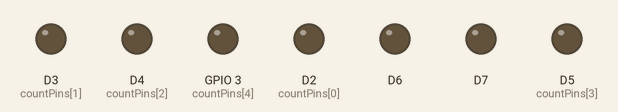
Simulated run of this sketch. Board: ESP8266 (NodeMCU). Shown: output pins drawn as LEDs (lit = HIGH). What the sketch prints to the serial monitor is not drawn.

Above: at 0.1 s.
At 10.1 s:
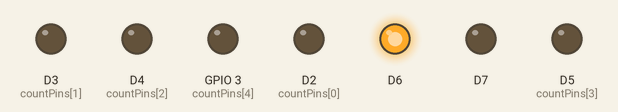
At 16.1 s:
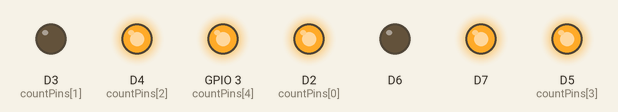
At 24.1 s:
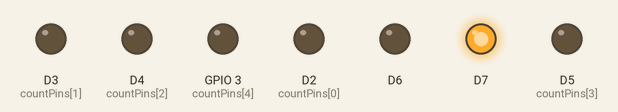
At 30.1 s:
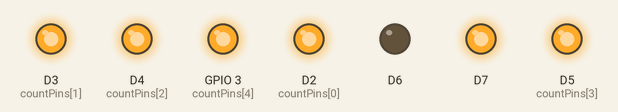
At 37.1 s:
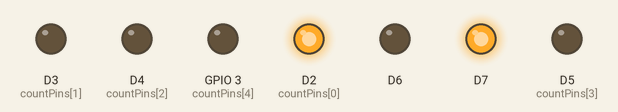
Timing chart, 0 to 40.0 s (numbered marks = the images above):
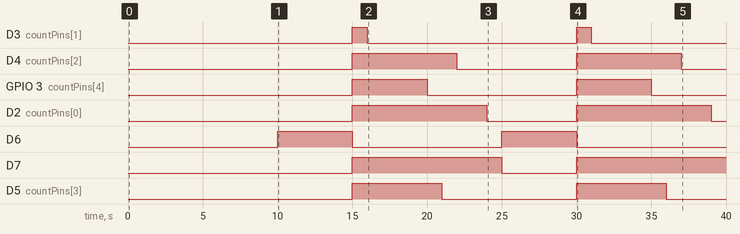

The sketch:

traffic_prototype_code.ino
```cpp
#include <SPI.h>
#include <MFRC522.h>
#include <Thread.h>
#include <ThreadController.h>


#define RED_LIGHT D12
#define GREEN_LIGHT D11


int countPins[5] = {D2,D3,D4,D5,D9};

unsigned long previousTime = millis();
unsigned long countSecondsPrevious = millis();
int count =10;

bool red_light_status = LOW;
bool green_light_status = HIGH;


void setup() {
  Serial.begin(115200);

  pinMode(RED_LIGHT, OUTPUT);
  pinMode(GREEN_LIGHT, OUTPUT);
  for (int i=0; i<5; i++){
    pinMode(countPins[i], OUTPUT);
  }
}


void loop() {
  unsigned long currentTime = millis();

  // 빨간불에서 -> 초록불
  if (red_light_status == HIGH && count == 0){
    Serial.println("red Off");
    red_light_status = LOW;
    green_light_status = HIGH;
    digitalWrite(RED_LIGHT, red_light_status);
    digitalWrite(GREEN_LIGHT, green_light_status);
    for (int i=0; i<5; i++){
      digitalWrite(countPins[i], green_light_status);
    }
    previousTime = currentTime;
    countSecondsPrevious = currentTime;
    count=10;
  }

  // 초록불에서 -> 빨간불
  if (red_light_status == LOW && count == 0){
    Serial.println("green Off");
    red_light_status = HIGH;
    green_light_status = LOW;
    digitalWrite(RED_LIGHT, red_light_status);
    digitalWrite(GREEN_LIGHT, green_light_status);
    for (int i=0; i<5; i++){
      digitalWrite(countPins[i], green_light_status);
    }
    previousTime = currentTime;
    count = 5;
  }

  // 초록불일 때 5초부터 count
  if (currentTime - countSecondsPrevious >= 1000){
    count = count - 1;
    Serial.println(count);
    countSecondsPrevious = currentTime;
    digitalWrite(countPins[count-1], LOW);
    Serial.println(countPins[count-1] + "LOW");

  }

}
```

Measured:
- by itself, D3 (countPins[1]): alternates HIGH for 1.0 s and LOW for 14.0 s
- by itself, D4 (countPins[2]): alternates HIGH for 7.0 s and LOW for 8.0 s
- by itself, GPIO 3 (countPins[4]), D6: alternates HIGH for 5.0 s and LOW for 10.0 s
- by itself, D2 (countPins[0]): alternates HIGH for 9.0 s and LOW for 6.0 s
- by itself, D7: LOW → HIGH at 15.0 s, → LOW 10.0 s later, → HIGH 5.0 s later
- by itself, D5 (countPins[3]): alternates HIGH for 6.0 s and LOW for 9.0 s
